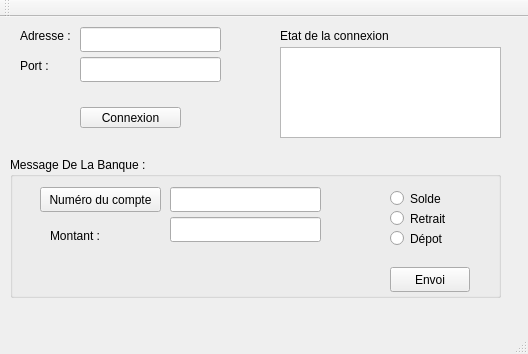
<?xml version="1.0" encoding="UTF-8"?>
<ui version="4.0">
 <class>DAB_MainWindow</class>
 <widget class="QMainWindow" name="DAB_MainWindow">
  <property name="geometry">
   <rect>
    <x>0</x>
    <y>0</y>
    <width>528</width>
    <height>354</height>
   </rect>
  </property>
  <property name="windowTitle">
   <string>DAB_MainWindow</string>
  </property>
  <widget class="QWidget" name="centralWidget">
   <widget class="QLabel" name="labelAdresse">
    <property name="geometry">
     <rect>
      <x>20</x>
      <y>10</y>
      <width>54</width>
      <height>17</height>
     </rect>
    </property>
    <property name="text">
     <string>Adresse : </string>
    </property>
   </widget>
   <widget class="QLabel" name="labelPort">
    <property name="geometry">
     <rect>
      <x>20</x>
      <y>40</y>
      <width>54</width>
      <height>17</height>
     </rect>
    </property>
    <property name="text">
     <string>Port : </string>
    </property>
   </widget>
   <widget class="QLineEdit" name="lineEditAdresse">
    <property name="geometry">
     <rect>
      <x>80</x>
      <y>10</y>
      <width>141</width>
      <height>25</height>
     </rect>
    </property>
   </widget>
   <widget class="QLineEdit" name="lineEditPort">
    <property name="geometry">
     <rect>
      <x>80</x>
      <y>40</y>
      <width>141</width>
      <height>25</height>
     </rect>
    </property>
   </widget>
   <widget class="QLabel" name="labelEtat">
    <property name="geometry">
     <rect>
      <x>280</x>
      <y>10</y>
      <width>121</width>
      <height>17</height>
     </rect>
    </property>
    <property name="text">
     <string>Etat de la connexion</string>
    </property>
   </widget>
   <widget class="QTextEdit" name="textEditEtat">
    <property name="geometry">
     <rect>
      <x>280</x>
      <y>30</y>
      <width>221</width>
      <height>91</height>
     </rect>
    </property>
   </widget>
   <widget class="QPushButton" name="pushButtonConnexion">
    <property name="geometry">
     <rect>
      <x>80</x>
      <y>90</y>
      <width>101</width>
      <height>21</height>
     </rect>
    </property>
    <property name="text">
     <string>Connexion</string>
    </property>
   </widget>
   <widget class="QGroupBox" name="groupBoxMessage">
    <property name="geometry">
     <rect>
      <x>10</x>
      <y>140</y>
      <width>491</width>
      <height>141</height>
     </rect>
    </property>
    <property name="title">
     <string>Message De La Banque : </string>
    </property>
    <widget class="QPushButton" name="pushButtonNumeroCompte">
     <property name="geometry">
      <rect>
       <x>30</x>
       <y>30</y>
       <width>121</width>
       <height>25</height>
      </rect>
     </property>
     <property name="text">
      <string>Numéro du compte</string>
     </property>
    </widget>
    <widget class="QLineEdit" name="lineEditNumeroCompte">
     <property name="geometry">
      <rect>
       <x>160</x>
       <y>30</y>
       <width>151</width>
       <height>25</height>
      </rect>
     </property>
    </widget>
    <widget class="QLabel" name="label">
     <property name="geometry">
      <rect>
       <x>40</x>
       <y>70</y>
       <width>54</width>
       <height>17</height>
      </rect>
     </property>
     <property name="text">
      <string>Montant : </string>
     </property>
    </widget>
    <widget class="QLineEdit" name="lineEditMontant">
     <property name="geometry">
      <rect>
       <x>160</x>
       <y>60</y>
       <width>151</width>
       <height>25</height>
      </rect>
     </property>
    </widget>
    <widget class="QRadioButton" name="radioButtonSolde">
     <property name="geometry">
      <rect>
       <x>380</x>
       <y>30</y>
       <width>96</width>
       <height>23</height>
      </rect>
     </property>
     <property name="text">
      <string>Solde</string>
     </property>
    </widget>
    <widget class="QRadioButton" name="radioButtonRetrait">
     <property name="geometry">
      <rect>
       <x>380</x>
       <y>50</y>
       <width>96</width>
       <height>23</height>
      </rect>
     </property>
     <property name="text">
      <string>Retrait</string>
     </property>
    </widget>
    <widget class="QRadioButton" name="radioButtonDepot">
     <property name="geometry">
      <rect>
       <x>380</x>
       <y>70</y>
       <width>96</width>
       <height>23</height>
      </rect>
     </property>
     <property name="text">
      <string>Dépot</string>
     </property>
    </widget>
    <widget class="QPushButton" name="pushButtonEnvoi">
     <property name="geometry">
      <rect>
       <x>380</x>
       <y>110</y>
       <width>80</width>
       <height>25</height>
      </rect>
     </property>
     <property name="text">
      <string>Envoi</string>
     </property>
    </widget>
   </widget>
  </widget>
  <widget class="QMenuBar" name="menuBar">
   <property name="geometry">
    <rect>
     <x>0</x>
     <y>0</y>
     <width>528</width>
     <height>22</height>
    </rect>
   </property>
  </widget>
  <widget class="QToolBar" name="mainToolBar">
   <attribute name="toolBarArea">
    <enum>TopToolBarArea</enum>
   </attribute>
   <attribute name="toolBarBreak">
    <bool>false</bool>
   </attribute>
  </widget>
  <widget class="QStatusBar" name="statusBar"/>
 </widget>
 <layoutdefault spacing="6" margin="11"/>
 <resources/>
 <connections/>
</ui>
